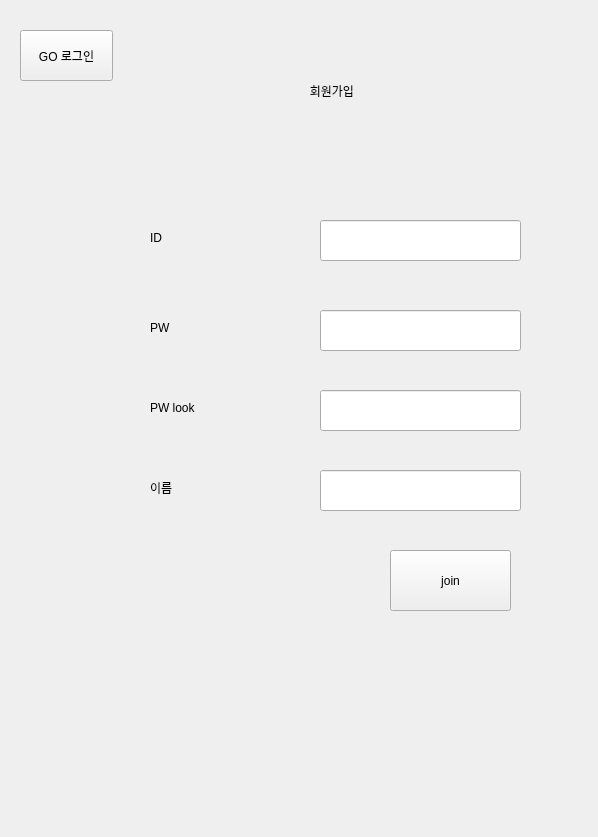
<?xml version="1.0" encoding="UTF-8"?>
<ui version="4.0">
 <class>Form</class>
 <widget class="QWidget" name="Form">
  <property name="geometry">
   <rect>
    <x>0</x>
    <y>0</y>
    <width>598</width>
    <height>837</height>
   </rect>
  </property>
  <property name="windowTitle">
   <string>Form</string>
  </property>
  <widget class="QStackedWidget" name="stackedWidget">
   <property name="geometry">
    <rect>
     <x>10</x>
     <y>20</y>
     <width>561</width>
     <height>791</height>
    </rect>
   </property>
   <property name="currentIndex">
    <number>0</number>
   </property>
   <widget class="QWidget" name="page">
    <widget class="QLabel" name="label">
     <property name="geometry">
      <rect>
       <x>160</x>
       <y>50</y>
       <width>371</width>
       <height>41</height>
      </rect>
     </property>
     <property name="text">
      <string>                                          회원가입</string>
     </property>
    </widget>
    <widget class="QLabel" name="label_2">
     <property name="geometry">
      <rect>
       <x>140</x>
       <y>210</y>
       <width>64</width>
       <height>15</height>
      </rect>
     </property>
     <property name="text">
      <string>ID</string>
     </property>
    </widget>
    <widget class="QLabel" name="label_3">
     <property name="geometry">
      <rect>
       <x>140</x>
       <y>300</y>
       <width>64</width>
       <height>15</height>
      </rect>
     </property>
     <property name="text">
      <string>PW</string>
     </property>
    </widget>
    <widget class="QLabel" name="label_4">
     <property name="geometry">
      <rect>
       <x>140</x>
       <y>380</y>
       <width>64</width>
       <height>15</height>
      </rect>
     </property>
     <property name="text">
      <string>PW look</string>
     </property>
    </widget>
    <widget class="QLineEdit" name="id_join">
     <property name="geometry">
      <rect>
       <x>310</x>
       <y>200</y>
       <width>201</width>
       <height>41</height>
      </rect>
     </property>
    </widget>
    <widget class="QLineEdit" name="ps_join">
     <property name="geometry">
      <rect>
       <x>310</x>
       <y>290</y>
       <width>201</width>
       <height>41</height>
      </rect>
     </property>
     <property name="echoMode">
      <enum>QLineEdit::Password</enum>
     </property>
    </widget>
    <widget class="QLineEdit" name="ps_look">
     <property name="geometry">
      <rect>
       <x>310</x>
       <y>370</y>
       <width>201</width>
       <height>41</height>
      </rect>
     </property>
     <property name="echoMode">
      <enum>QLineEdit::Password</enum>
     </property>
    </widget>
    <widget class="QPushButton" name="join_btn">
     <property name="geometry">
      <rect>
       <x>380</x>
       <y>530</y>
       <width>121</width>
       <height>61</height>
      </rect>
     </property>
     <property name="text">
      <string>join</string>
     </property>
    </widget>
    <widget class="QLabel" name="label_8">
     <property name="geometry">
      <rect>
       <x>140</x>
       <y>460</y>
       <width>64</width>
       <height>15</height>
      </rect>
     </property>
     <property name="text">
      <string>이름</string>
     </property>
    </widget>
    <widget class="QLineEdit" name="name_join">
     <property name="geometry">
      <rect>
       <x>310</x>
       <y>450</y>
       <width>201</width>
       <height>41</height>
      </rect>
     </property>
    </widget>
    <widget class="QPushButton" name="move_login">
     <property name="geometry">
      <rect>
       <x>10</x>
       <y>10</y>
       <width>93</width>
       <height>51</height>
      </rect>
     </property>
     <property name="text">
      <string>GO 로그인</string>
     </property>
    </widget>
   </widget>
   <widget class="QWidget" name="page_3">
    <widget class="QLabel" name="name_label">
     <property name="geometry">
      <rect>
       <x>450</x>
       <y>10</y>
       <width>141</width>
       <height>41</height>
      </rect>
     </property>
     <property name="text">
      <string>OOO님 반갑습니다</string>
     </property>
    </widget>
    <widget class="QPushButton" name="pushButton">
     <property name="geometry">
      <rect>
       <x>580</x>
       <y>10</y>
       <width>75</width>
       <height>31</height>
      </rect>
     </property>
     <property name="text">
      <string>로그아웃</string>
     </property>
    </widget>
    <widget class="QPushButton" name="pushButton_2">
     <property name="geometry">
      <rect>
       <x>20</x>
       <y>100</y>
       <width>75</width>
       <height>61</height>
      </rect>
     </property>
     <property name="text">
      <string>Q/A</string>
     </property>
    </widget>
    <widget class="QPushButton" name="pushButton_3">
     <property name="geometry">
      <rect>
       <x>110</x>
       <y>100</y>
       <width>75</width>
       <height>61</height>
      </rect>
     </property>
     <property name="text">
      <string>학습하기</string>
     </property>
    </widget>
    <widget class="QPushButton" name="pushButton_4">
     <property name="geometry">
      <rect>
       <x>200</x>
       <y>100</y>
       <width>75</width>
       <height>61</height>
      </rect>
     </property>
     <property name="text">
      <string>상담하기</string>
     </property>
    </widget>
    <widget class="QPushButton" name="pushButton_5">
     <property name="geometry">
      <rect>
       <x>360</x>
       <y>10</y>
       <width>81</width>
       <height>31</height>
      </rect>
     </property>
     <property name="text">
      <string>마이페이지</string>
     </property>
    </widget>
    <widget class="QStackedWidget" name="stackedWidget_2">
     <property name="geometry">
      <rect>
       <x>30</x>
       <y>190</y>
       <width>621</width>
       <height>571</height>
      </rect>
     </property>
     <property name="currentIndex">
      <number>3</number>
     </property>
     <widget class="QWidget" name="page_4">
      <widget class="QListWidget" name="listWidget">
       <property name="geometry">
        <rect>
         <x>20</x>
         <y>90</y>
         <width>581</width>
         <height>281</height>
        </rect>
       </property>
      </widget>
      <widget class="QLineEdit" name="lineEdit">
       <property name="geometry">
        <rect>
         <x>20</x>
         <y>400</y>
         <width>481</width>
         <height>41</height>
        </rect>
       </property>
      </widget>
      <widget class="QPushButton" name="qna_send">
       <property name="geometry">
        <rect>
         <x>510</x>
         <y>400</y>
         <width>91</width>
         <height>41</height>
        </rect>
       </property>
       <property name="text">
        <string>전송</string>
       </property>
      </widget>
      <widget class="QLabel" name="label_10">
       <property name="geometry">
        <rect>
         <x>20</x>
         <y>60</y>
         <width>121</width>
         <height>16</height>
        </rect>
       </property>
       <property name="text">
        <string>무엇이든 물어보세요</string>
       </property>
      </widget>
     </widget>
     <widget class="QWidget" name="page_5"/>
     <widget class="QWidget" name="page_6">
      <widget class="QListWidget" name="listWidget_2">
       <property name="geometry">
        <rect>
         <x>20</x>
         <y>100</y>
         <width>581</width>
         <height>321</height>
        </rect>
       </property>
      </widget>
      <widget class="QLabel" name="label_9">
       <property name="geometry">
        <rect>
         <x>20</x>
         <y>60</y>
         <width>131</width>
         <height>16</height>
        </rect>
       </property>
       <property name="text">
        <string>선생님과 상담하기</string>
       </property>
      </widget>
     </widget>
     <widget class="QWidget" name="page_7">
      <widget class="QLabel" name="label_11">
       <property name="geometry">
        <rect>
         <x>30</x>
         <y>40</y>
         <width>191</width>
         <height>16</height>
        </rect>
       </property>
       <property name="text">
        <string/>
       </property>
      </widget>
      <widget class="QLabel" name="label_12">
       <property name="geometry">
        <rect>
         <x>10</x>
         <y>50</y>
         <width>91</width>
         <height>31</height>
        </rect>
       </property>
       <property name="text">
        <string>나의 학습진도</string>
       </property>
      </widget>
      <widget class="QLabel" name="label_13">
       <property name="geometry">
        <rect>
         <x>10</x>
         <y>260</y>
         <width>121</width>
         <height>21</height>
        </rect>
       </property>
       <property name="text">
        <string>나의 포인트</string>
       </property>
      </widget>
     </widget>
    </widget>
   </widget>
   <widget class="QWidget" name="page_8"/>
   <widget class="QWidget" name="page_2">
    <widget class="QLabel" name="label_5">
     <property name="geometry">
      <rect>
       <x>330</x>
       <y>370</y>
       <width>64</width>
       <height>15</height>
      </rect>
     </property>
     <property name="text">
      <string>로그인</string>
     </property>
    </widget>
    <widget class="QLabel" name="label_6">
     <property name="geometry">
      <rect>
       <x>190</x>
       <y>430</y>
       <width>64</width>
       <height>15</height>
      </rect>
     </property>
     <property name="text">
      <string>ID</string>
     </property>
    </widget>
    <widget class="QLabel" name="label_7">
     <property name="geometry">
      <rect>
       <x>190</x>
       <y>510</y>
       <width>64</width>
       <height>15</height>
      </rect>
     </property>
     <property name="text">
      <string>PW</string>
     </property>
    </widget>
    <widget class="QLineEdit" name="id_2">
     <property name="geometry">
      <rect>
       <x>290</x>
       <y>430</y>
       <width>181</width>
       <height>31</height>
      </rect>
     </property>
    </widget>
    <widget class="QLineEdit" name="ps_2">
     <property name="geometry">
      <rect>
       <x>290</x>
       <y>510</y>
       <width>181</width>
       <height>31</height>
      </rect>
     </property>
    </widget>
    <widget class="QPushButton" name="login_action">
     <property name="geometry">
      <rect>
       <x>220</x>
       <y>610</y>
       <width>121</width>
       <height>51</height>
      </rect>
     </property>
     <property name="text">
      <string>로그인</string>
     </property>
    </widget>
    <widget class="QPushButton" name="join_page">
     <property name="geometry">
      <rect>
       <x>360</x>
       <y>610</y>
       <width>121</width>
       <height>51</height>
      </rect>
     </property>
     <property name="text">
      <string>회원가입</string>
     </property>
    </widget>
   </widget>
  </widget>
 </widget>
 <resources/>
 <connections/>
</ui>
